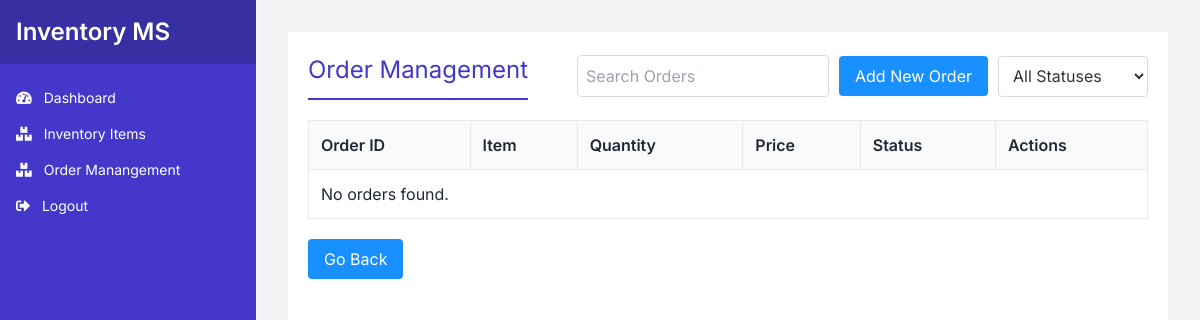
Page /inventory/orders/ on the earlier database version.
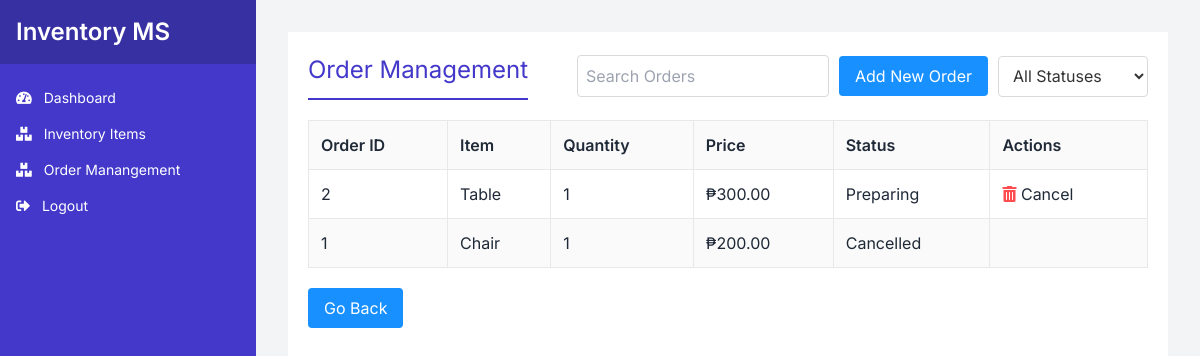
Same page on the later database version.
### inventory/models.py (models this page shows, shortened)
class Order(models.Model):
    STATUS_CHOICES = [
        ('Preparing', 'Preparing'),
        ('Cancelled', 'Cancelled'),
        ('Completed', 'Completed')
    ]
    item = models.ForeignKey(Item, on_delete=models.CASCADE)
    quantity = models.IntegerField()
    price = models.DecimalField(max_digits=10, decimal_places=2)
    status = models.CharField(max_length=20, choices=STATUS_CHOICES, default='Preparing')
    created_at = models.DateTimeField(default=timezone.now)  # Correctly set default
    class Meta:
        ordering = ['-created_at']

class Item(models.Model):
    name = models.CharField(max_length=200)
    supplier = models.CharField(max_length=200)

### inventory/views.py (the view)
# urls.py: path('orders/', views.order_management, name='order_management'),
def order_management(request):
    orders = Order.objects.all().select_related('item')
    return render(request, 'order_management.html', {
        'orders': orders
    })

### inventory/templates/order_management.html (shortened to what this page needs)
{% extends 'inventory/dashboard.html' %}
{% load static %}
{% block content %}
<link rel="stylesheet" href="{% static 'css/inventory_items.css' %}">
<div class="container">
    <main class="main-content">
        <div class="content-header">
            <h1>Order Management</h1>
            <div class="search-add">
                <input type="text" id="searchInput" placeholder="Search Orders" onkeyup="searchOrders()">
                <button class="add-product" onclick="openAddOrderModal()">Add New Order</button>
                <div class="filter-container">
                    <select id="statusFilter" onchange="filterOrders()" class="status-dropdown">
                        <option value="">All Statuses</option>
                    </select>
                </div>
            </div>
        </div>
        <table class="inventory-table">
            <thead>
                <tr>
                    <th>Order ID</th>
                    <th>Item</th>
                    <th>Quantity</th>
                    <th>Price</th>
                    <th>Status</th>
                    <th>Actions</th>
                </tr>
            </thead>
            <tbody id="orderTableBody">
                {% for order in orders %}
                <tr class="orderRow">
                    <td>{{ order.id }}</td>
                    <td>{{ order.item.name }}</td>
                    <td>{{ order.quantity }}</td>
                    <td>₱{{ order.price|floatformat:2 }}</td>
                    <td>{{ order.status }}</td>
                    <td>
                        {% if order.status == 'Preparing' %}
                        <button class="delete" onclick="cancelOrder('{{ order.id }}')"><i class="fas fa-trash-alt"></i> Cancel</button>
                        {% endif %}
                    </td>
                </tr>
                {% empty %}
                <tr>
                    <td colspan="6">No orders found.</td>
                </tr>
                {% endfor %}
            </tbody>
        </table>
        <button class="go-back" onclick="history.back()">Go Back</button>
    </main>
</div>
{% endblock %}

### inventory/templates/inventory/dashboard.html (shortened to what this page needs)
<!DOCTYPE html>
<html lang="en">
<head>
    {% load static %}
    {% load humanize %}
    <script src="https://cdn.tailwindcss.com"></script>
    <link href="https://cdnjs.cloudflare.com/ajax/libs/font-awesome/5.15.1/css/all.min.css" rel="stylesheet">
    <link rel="stylesheet" href="{% static 'css/dashboard.css' %}">
</head>
<body class="bg-gray-100">
    <div class="flex h-screen bg-gray-100">
        <aside class="w-64 bg-indigo-700 text-white" x-data="{ open: true }">
            <div class="flex items-center justify-between p-4 bg-indigo-800">
                <h2 class="text-2xl font-semibold">Inventory MS</h2>
            </div>
            <nav class="mt-4" :class="{'hidden': !open, 'block': open}">
                <a class="block py-2 px-4 text-sm hover:bg-indigo-600 transition duration-200" href="{% url 'dashboard' %}">
                    <i class="fas fa-tachometer-alt mr-2"></i> Dashboard
                </a>
                <a class="block py-2 px-4 text-sm hover:bg-indigo-600 transition duration-200" href="{% url 'inventory_items' %}">
                    <i class="fas fa-boxes mr-2"></i> Inventory Items
                </a>
                <a class="block py-2 px-4 text-sm hover:bg-indigo-600 transition duration-200" href="{% url 'order_management' %}">
                    <i class="fas fa-boxes mr-2"></i> Order Manangement
                </a>
                <a class="block py-2 px-4 text-sm hover:bg-indigo-600 transition duration-200" href="{% url 'logout' %}">
                    <i class="fas fa-sign-out-alt mr-2"></i> Logout
                </a>
            </nav>
        </aside>
        <main class="flex-1 p-8">
            {% block content %}{% endblock %}
        </main>
    </div>
</body>
</html>

### inventory/static/css/dashboard.css (style rules this page uses)
:root { --primary-color: #4338ca; --primary-light: #6366f1; --secondary-color: #10b981; --text-color: #1f2937; --bg-color: #f3f4f6; --card-bg: #ffffff; }
body { font-family: 'Inter', sans-serif; background-color: var(--bg-color) !important; color: var(--text-color) !important; margin: 0; padding: 0; }
.container { display: flex; min-height: 100vh; }
.main-content { flex-grow: 1; padding: 30px; }
h1 { font-size: 28px; color: var(--primary-color); margin-bottom: 20px; border-bottom: 2px solid var(--primary-color); padding-bottom: 10px; }

### inventory/static/css/inventory_items.css (style rules this page uses)
body, html { margin: 0; padding: 0; font-family: 'Inter', sans-serif; background-color: #f0f2f5; }
.container { display: flex; height: 100vh; }
.main-content { flex-grow: 1; padding: 20px; background-color: #fff; }
.content-header { display: flex; justify-content: space-between; align-items: center; margin-bottom: 20px; }
.content-header h1 { font-size: 24px; margin: 0; }
.search-add { display: flex; align-items: center; }
.search-add input { padding: 8px; border: 1px solid #d9d9d9; border-radius: 4px; margin-right: 10px; }
.add-product { background-color: #1890ff; color: white; border: none; padding: 8px 16px; border-radius: 4px; cursor: pointer; }
.inventory-table { width: 100%; border-collapse: collapse; margin-bottom: 20px; }
.inventory-table th, .inventory-table td { border: 1px solid #e8e8e8; padding: 12px; text-align: left; }
.inventory-table th { background-color: #fafafa; font-weight: 600; }
.inventory-table tr:nth-child(even) { background-color: #fafafa; }
.edit, .delete { background: none; border: none; cursor: pointer; margin-right: 5px; }
.delete i { color: #ff4d4f; }
.go-back { background-color: #1890ff; color: white; border: none; padding: 8px 16px; border-radius: 4px; cursor: pointer; }

### inventory/templates/order_management.html (style rules this page uses)
.filter-container { position: relative; display: inline-block; margin-left: 10px; }
.status-dropdown { padding: 10px; border: 1px solid #d9d9d9; border-radius: 4px; width: 150px; height: 41px; font-size: 16px; color: #333; background-color: #fff; cursor: pointer; }
.status-dropdown option { padding: 10px; border: none; border-radius: 4px; font-size: 16px; color: #333; background-color: #fff; }

Differences in the rows shown:
added Order: id "2", item.name "Table", quantity "1", price "300.00", status "Preparing"
added Order: id "1", item.name "Chair", quantity "1", price "200.00", status "Cancelled"
Other differences:
text no longer shown: "No orders found."
